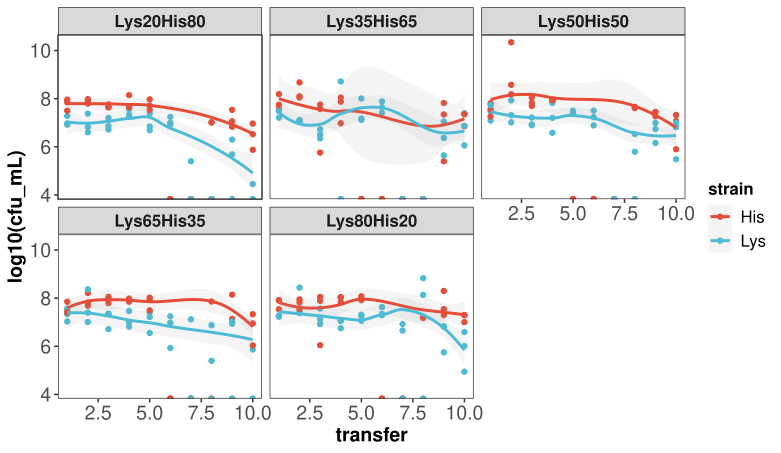

R code for this plot:
library(tidyverse)
library(ggsci)

setwd("~/Library/CloudStorage/OneDrive-IndianaUniversity/DormanyMutualism/coexistenceExperiment")

count  <- read.table("count_data.csv", sep = ",", dec = ".", header = T)
design <- read.table("design.csv", sep = ",", dec = ".", header = T)

# plot theme
mytheme<- theme_bw()+
  theme(axis.text = element_text(size=14),
        axis.title = element_text(size=14,face="bold"),
        legend.text = element_text(size=12),
        legend.background = element_blank(),
        legend.title = element_text(size=12,face="bold"),
        plot.title = element_text(size=14, face="bold", hjust=0.5),
        strip.text = element_text(size=12, face="bold"),
        plot.background = element_blank(),
        panel.grid.major = element_blank(),
        panel.grid.minor = element_blank())

# clean data 
count_cleaned <- count %>%
  mutate(dilutionFactor = dilution*1000/volume_ul) %>%
  rowwise() %>% 
  mutate(Lys = mean(c(as.numeric(lys_r1), as.numeric(lys_r2), as.numeric(lys_r3)), na.rm =T)) %>%
  mutate(His = mean(c(as.numeric(his_r1), as.numeric(his_r2), as.numeric(his_r3)), na.rm =T)) %>%
  mutate(across(c(Lys, His), ~ replace(., is.nan(.), 0))) %>%
  select(transfer,dilutionFactor, well, Lys, His) %>% 
  pivot_longer(cols = Lys:His, names_to = 'strain', values_to = "count") %>%
  filter(strain > 1.5) %>%
  mutate(count_mL = count*dilutionFactor) %>%
  group_by(transfer, well, strain) %>% 
  summarise(cfu_mL = mean(count_mL, na.rm = T)) %>% 
  left_join(design, by = "well") %>% 
  filter(culture == "coculture")

# plot data 
ggplot(count_cleaned, aes(x = transfer, y = log10(cfu_mL), color = strain))+
  geom_point()+
  geom_smooth(alpha = 0.1)+
  facet_wrap(~combination)+
  theme_bw()+
  mytheme+
  scale_color_npg()


#1/CV
CV <- count_cleaned %>% 
  group_by(combination,strain) %>%
  summarise(mean = mean(cfu_mL, na.rm = T), sd = sd(cfu_mL, na.rm = T), 
            InvCV = 1/(sd/mean))

# plot data 
ggplot(CV, aes(y = combination, x = InvCV))+
  geom_point()+
  mytheme+
  facet_grid(~strain)+
  scale_color_npg()
